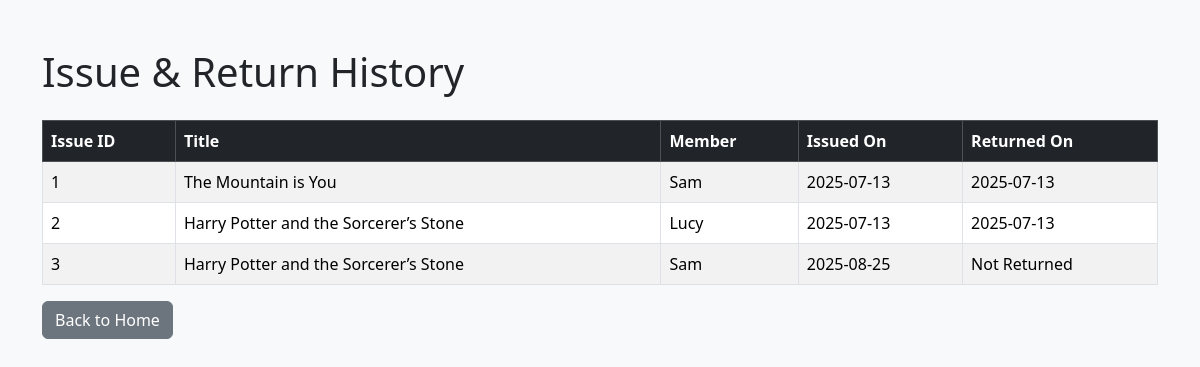
The page /view_history on the database its author committed.
### tables this page shows
CREATE TABLE issued_books (
        issue_id INTEGER PRIMARY KEY AUTOINCREMENT,
        book_id INTEGER,
        member_id INTEGER,
        issue_date TEXT,
        return_date TEXT,
        FOREIGN KEY (book_id) REFERENCES books(book_id),
        FOREIGN KEY (member_id) REFERENCES members(member_id)
    );

CREATE TABLE books (
        book_id INTEGER PRIMARY KEY AUTOINCREMENT,
        title TEXT NOT NULL,
        author TEXT NOT NULL,
        publisher TEXT,
        genre TEXT,
        quantity INTEGER NOT NULL
    );

CREATE TABLE members (
        member_id INTEGER PRIMARY KEY AUTOINCREMENT,
        name TEXT NOT NULL,
        contact TEXT
    );

### app.py (the view)
@app.route('/view_history')
def view_history():
    history = lms_core.get_issued_books()
    return render_template('view_history.html', history=history)

### lms_core.py (called while the page is built)
def connect_db():
    return sqlite3.connect(DB_NAME)

def get_issued_books():
    conn = connect_db()
    cur = conn.cursor()
    cur.execute("""
        SELECT issued_books.issue_id, books.title, members.name, issued_books.issue_date, issued_books.return_date
        FROM issued_books
        JOIN books ON issued_books.book_id = books.book_id
        JOIN members ON issued_books.member_id = members.member_id
    """)
    issued = cur.fetchall()
    conn.close()
    return issued

### templates/view_history.html (shortened to what this page needs)
<!doctype html>
<html lang="en">
<head>
  <link href="https://cdn.jsdelivr.net/npm/bootstrap@5.3.3/dist/css/bootstrap.min.css" rel="stylesheet">
</head>
<body class="bg-light">
  <div class="container py-5">
    <h1 class="mb-4">Issue & Return History</h1>
    <table class="table table-bordered table-striped">
      <thead class="table-dark">
        <tr><th>Issue ID</th><th>Title</th><th>Member</th><th>Issued On</th><th>Returned On</th></tr>
      </thead>
      <tbody>
        {% for h in history %}
        <tr>
          <td>{{ h[0] }}</td>
          <td>{{ h[1] }}</td>
          <td>{{ h[2] }}</td>
          <td>{{ h[3] }}</td>
          <td>{{ h[4] if h[4] else "Not Returned" }}</td>
        </tr>
        {% endfor %}
      </tbody>
    </table>
    <a href="{{ url_for('home') }}" class="btn btn-secondary">Back to Home</a>
  </div>
</body>
</html>

### rows shown on the page
issued_books: issue_id "1", title "The Mountain is You", name "Sam", issue_date "2025-07-13", return_date "2025-07-13"
issued_books: issue_id "2", title "Harry Potter and the Sorcerer’s Stone", name "Lucy", issue_date "2025-07-13", return_date "2025-07-13"
issued_books: issue_id "3", title "Harry Potter and the Sorcerer’s Stone", name "Sam", issue_date "2025-08-25", h "Not Returned"
